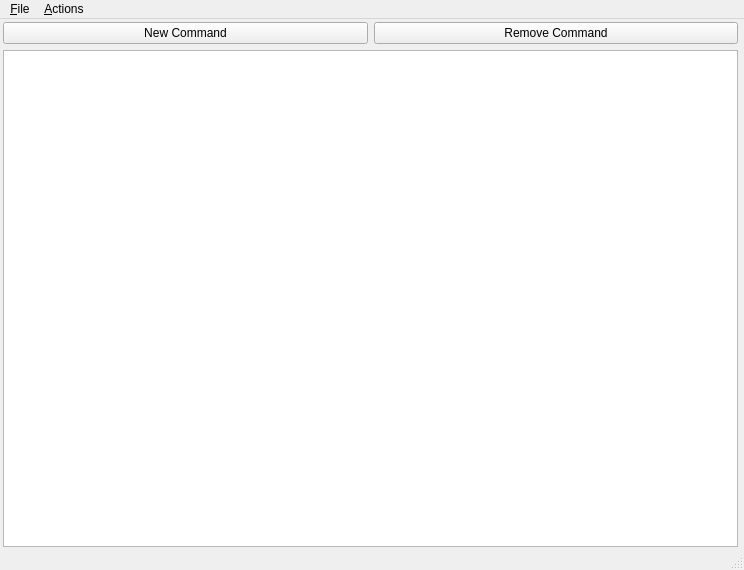
<?xml version="1.0" encoding="UTF-8"?>
<ui version="4.0">
 <class>MainWindow</class>
 <widget class="QMainWindow" name="MainWindow">
  <property name="geometry">
   <rect>
    <x>0</x>
    <y>0</y>
    <width>744</width>
    <height>570</height>
   </rect>
  </property>
  <property name="windowTitle">
   <string>Editable Tree Model</string>
  </property>
  <widget class="QWidget" name="centralwidget">
   <widget class="QWidget" name="layoutWidget">
    <property name="geometry">
     <rect>
      <x>0</x>
      <y>0</y>
      <width>741</width>
      <height>531</height>
     </rect>
    </property>
    <layout class="QVBoxLayout" name="verticalLayout">
     <property name="leftMargin">
      <number>3</number>
     </property>
     <property name="topMargin">
      <number>3</number>
     </property>
     <property name="rightMargin">
      <number>3</number>
     </property>
     <property name="bottomMargin">
      <number>3</number>
     </property>
     <item>
      <layout class="QHBoxLayout" name="ButtonLayout">
       <item>
        <widget class="QPushButton" name="newCommand">
         <property name="text">
          <string>New Command</string>
         </property>
        </widget>
       </item>
       <item>
        <widget class="QPushButton" name="RemoveCommand">
         <property name="text">
          <string>Remove Command</string>
         </property>
        </widget>
       </item>
      </layout>
     </item>
     <item>
      <widget class="QTreeView" name="view">
       <property name="dragEnabled">
        <bool>true</bool>
       </property>
       <property name="dragDropMode">
        <enum>QAbstractItemView::DragDrop</enum>
       </property>
       <property name="defaultDropAction">
        <enum>Qt::MoveAction</enum>
       </property>
       <property name="alternatingRowColors">
        <bool>true</bool>
       </property>
       <property name="selectionBehavior">
        <enum>QAbstractItemView::SelectItems</enum>
       </property>
       <property name="horizontalScrollMode">
        <enum>QAbstractItemView::ScrollPerPixel</enum>
       </property>
       <property name="animated">
        <bool>false</bool>
       </property>
       <property name="allColumnsShowFocus">
        <bool>true</bool>
       </property>
      </widget>
     </item>
    </layout>
   </widget>
  </widget>
  <widget class="QMenuBar" name="menubar">
   <property name="geometry">
    <rect>
     <x>0</x>
     <y>0</y>
     <width>744</width>
     <height>21</height>
    </rect>
   </property>
   <widget class="QMenu" name="fileMenu">
    <property name="title">
     <string>&amp;File</string>
    </property>
    <addaction name="exitAction"/>
   </widget>
   <widget class="QMenu" name="actionsMenu">
    <property name="title">
     <string>&amp;Actions</string>
    </property>
    <addaction name="insertRowAction"/>
    <addaction name="insertColumnAction"/>
    <addaction name="separator"/>
    <addaction name="removeRowAction"/>
    <addaction name="removeColumnAction"/>
    <addaction name="separator"/>
    <addaction name="insertChildAction"/>
   </widget>
   <addaction name="fileMenu"/>
   <addaction name="actionsMenu"/>
  </widget>
  <widget class="QStatusBar" name="statusbar"/>
  <action name="exitAction">
   <property name="text">
    <string>E&amp;xit</string>
   </property>
   <property name="shortcut">
    <string>Ctrl+Q</string>
   </property>
  </action>
  <action name="insertRowAction">
   <property name="text">
    <string>Insert Row</string>
   </property>
   <property name="shortcut">
    <string>Ctrl+I, R</string>
   </property>
  </action>
  <action name="removeRowAction">
   <property name="text">
    <string>Remove Row</string>
   </property>
   <property name="shortcut">
    <string>Ctrl+R, R</string>
   </property>
  </action>
  <action name="insertColumnAction">
   <property name="text">
    <string>Insert Column</string>
   </property>
   <property name="shortcut">
    <string>Ctrl+I, C</string>
   </property>
  </action>
  <action name="removeColumnAction">
   <property name="text">
    <string>Remove Column</string>
   </property>
   <property name="shortcut">
    <string>Ctrl+R, C</string>
   </property>
  </action>
  <action name="insertChildAction">
   <property name="text">
    <string>Insert Child</string>
   </property>
   <property name="shortcut">
    <string>Ctrl+N</string>
   </property>
  </action>
 </widget>
 <resources/>
 <connections/>
</ui>
